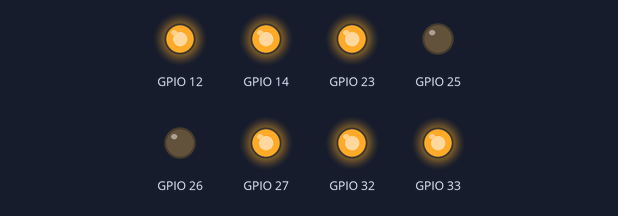
Recording of a sketch running on a simulated ESP32. On the bench: output pins drawn as LEDs (lit = HIGH).

Above: at 0.1 s.
At 3.1 s:
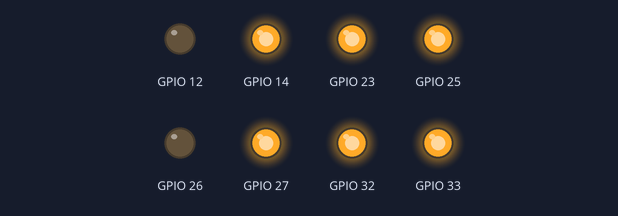
At 9.1 s:
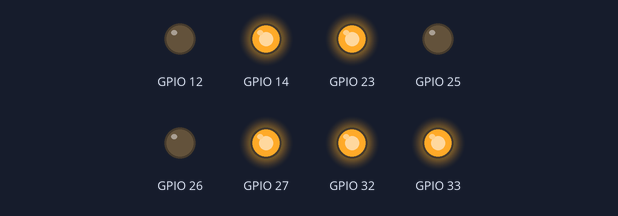
At 12.1 s:
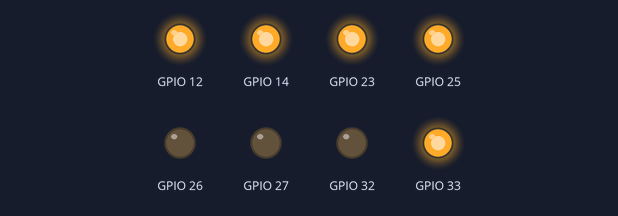
At 15.1 s:
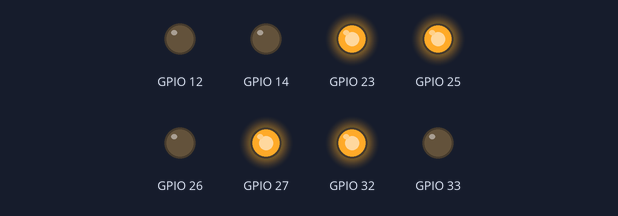
At 30.1 s:
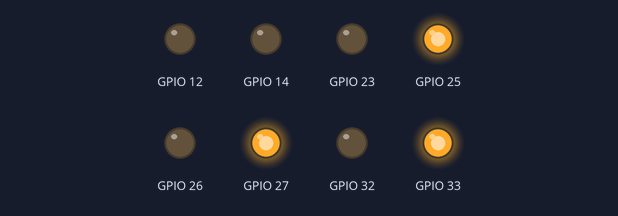
Timing chart, 0 to 40.0 s (numbered marks = the images above):
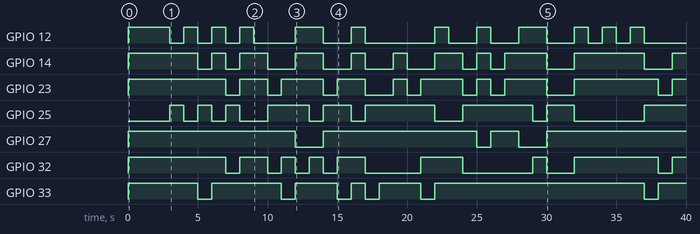

The sketch:

i-am-a-lazy-programmer-plz-identify-the-location.ino
```cpp
// I am a noob programmer. I only can write a stupid and verbose code ;(

void turnOffAll(){
  digitalWrite(12, LOW);
  digitalWrite(14, LOW);
  digitalWrite(27, LOW);
  digitalWrite(26, LOW);
  digitalWrite(25, LOW);
  digitalWrite(33, LOW);
  digitalWrite(32, LOW);
  digitalWrite(23, LOW);
}

void setup() {
  pinMode(12, OUTPUT);
  pinMode(14, OUTPUT);
  pinMode(27, OUTPUT);
  pinMode(26, OUTPUT);
  pinMode(25, OUTPUT);
  pinMode(33, OUTPUT);
  pinMode(32, OUTPUT);
  pinMode(23, OUTPUT);
}

void loop() {
  turnOffAll();
  digitalWrite(12, HIGH);
  digitalWrite(14, HIGH);
  digitalWrite(27, HIGH);
  digitalWrite(33, HIGH);
  digitalWrite(32, HIGH);
  digitalWrite(23, HIGH);
  delay(1000);
  turnOffAll();
  digitalWrite(12, HIGH);
  digitalWrite(14, HIGH);
  digitalWrite(27, HIGH);
  digitalWrite(33, HIGH);
  digitalWrite(32, HIGH);
  digitalWrite(23, HIGH);
  delay(1000);
  turnOffAll();
  digitalWrite(12, HIGH);
  digitalWrite(14, HIGH);
  digitalWrite(27, HIGH);
  digitalWrite(33, HIGH);
  digitalWrite(32, HIGH);
  digitalWrite(23, HIGH);
  delay(1000);
  turnOffAll();
  digitalWrite(14, HIGH);
  digitalWrite(27, HIGH);
  digitalWrite(25, HIGH);
  digitalWrite(33, HIGH);
  digitalWrite(32, HIGH);
  digitalWrite(23, HIGH);
  delay(1000);
  turnOffAll();
  digitalWrite(12, HIGH);
  digitalWrite(14, HIGH);
  digitalWrite(27, HIGH);
  digitalWrite(33, HIGH);
  digitalWrite(32, HIGH);
  digitalWrite(23, HIGH);
  delay(1000);
  turnOffAll();
  digitalWrite(27, HIGH);
  digitalWrite(25, HIGH);
  digitalWrite(32, HIGH);
  digitalWrite(23, HIGH);
  delay(1000);
  turnOffAll();
  digitalWrite(12, HIGH);
  digitalWrite(14, HIGH);
  digitalWrite(27, HIGH);
  digitalWrite(33, HIGH);
  digitalWrite(32, HIGH);
  digitalWrite(23, HIGH);
  delay(1000);
  turnOffAll();
  digitalWrite(27, HIGH);
  digitalWrite(25, HIGH);
  digitalWrite(33, HIGH);
  delay(1000);
  turnOffAll();
  digitalWrite(12, HIGH);
  digitalWrite(14, HIGH);
  digitalWrite(27, HIGH);
  digitalWrite(33, HIGH);
  digitalWrite(32, HIGH);
  digitalWrite(23, HIGH);
  delay(1000);
  turnOffAll();
  digitalWrite(14, HIGH);
  digitalWrite(27, HIGH);
  digitalWrite(33, HIGH);
  digitalWrite(32, HIGH);
  digitalWrite(23, HIGH);
  delay(1000);
  turnOffAll();
  digitalWrite(27, HIGH);
  digitalWrite(25, HIGH);
  digitalWrite(33, HIGH);
  delay(1000);
  turnOffAll();
  digitalWrite(27, HIGH);
  digitalWrite(25, HIGH);
  digitalWrite(32, HIGH);
  digitalWrite(23, HIGH);
  delay(1000);
  turnOffAll();
  digitalWrite(12, HIGH);
  digitalWrite(14, HIGH);
  digitalWrite(25, HIGH);
  digitalWrite(33, HIGH);
  digitalWrite(23, HIGH);
  delay(1000);
  turnOffAll();
  digitalWrite(12, HIGH);
  digitalWrite(14, HIGH);
  digitalWrite(33, HIGH);
  digitalWrite(32, HIGH);
  digitalWrite(23, HIGH);
  delay(1000);
  turnOffAll();
  digitalWrite(27, HIGH);
  digitalWrite(25, HIGH);
  digitalWrite(33, HIGH);
  delay(1000);
  turnOffAll();
  digitalWrite(27, HIGH);
  digitalWrite(25, HIGH);
  digitalWrite(32, HIGH);
  digitalWrite(23, HIGH);
  delay(1000);
  turnOffAll();
  digitalWrite(12, HIGH);
  digitalWrite(14, HIGH);
  digitalWrite(27, HIGH);
  digitalWrite(33, HIGH);
  digitalWrite(32, HIGH);
  digitalWrite(23, HIGH);
  delay(1000);
  turnOffAll();
  digitalWrite(27, HIGH);
  digitalWrite(25, HIGH);
  delay(1000);
  turnOffAll();
  digitalWrite(27, HIGH);
  digitalWrite(25, HIGH);
  digitalWrite(33, HIGH);
  delay(1000);
  turnOffAll();
  digitalWrite(14, HIGH);
  digitalWrite(27, HIGH);
  digitalWrite(25, HIGH);
  digitalWrite(33, HIGH);
  digitalWrite(23, HIGH);
  delay(1000);
  turnOffAll();
  digitalWrite(27, HIGH);
  digitalWrite(25, HIGH);
  digitalWrite(33, HIGH);
  delay(1000);
  turnOffAll();
  digitalWrite(27, HIGH);
  digitalWrite(25, HIGH);
  digitalWrite(32, HIGH);
  digitalWrite(23, HIGH);
  delay(1000);
  turnOffAll();
  digitalWrite(12, HIGH);
  digitalWrite(14, HIGH);
  digitalWrite(27, HIGH);
  digitalWrite(33, HIGH);
  digitalWrite(32, HIGH);
  digitalWrite(23, HIGH);
  delay(1000);
  turnOffAll();
  digitalWrite(14, HIGH);
  digitalWrite(27, HIGH);
  digitalWrite(33, HIGH);
  digitalWrite(32, HIGH);
  digitalWrite(23, HIGH);
  delay(1000);
  turnOffAll();
  digitalWrite(27, HIGH);
  digitalWrite(25, HIGH);
  digitalWrite(33, HIGH);
  delay(1000);
  turnOffAll();
  digitalWrite(12, HIGH);
  digitalWrite(14, HIGH);
  digitalWrite(25, HIGH);
  digitalWrite(33, HIGH);
  digitalWrite(23, HIGH);
  delay(1000);
  turnOffAll();
  digitalWrite(27, HIGH);
  digitalWrite(25, HIGH);
  digitalWrite(33, HIGH);
  delay(1000);
  turnOffAll();
  digitalWrite(14, HIGH);
  digitalWrite(27, HIGH);
  digitalWrite(25, HIGH);
  digitalWrite(33, HIGH);
  digitalWrite(23, HIGH);
  delay(1000);
  turnOffAll();
  digitalWrite(12, HIGH);
  digitalWrite(14, HIGH);
  digitalWrite(25, HIGH);
  digitalWrite(33, HIGH);
  digitalWrite(23, HIGH);
  delay(1000);
  turnOffAll();
  digitalWrite(12, HIGH);
  digitalWrite(14, HIGH);
  digitalWrite(33, HIGH);
  digitalWrite(32, HIGH);
  digitalWrite(23, HIGH);
  delay(1000);
  turnOffAll();
  digitalWrite(27, HIGH);
  digitalWrite(25, HIGH);
  digitalWrite(33, HIGH);
  delay(1000);
  turnOffAll();
  digitalWrite(27, HIGH);
  digitalWrite(25, HIGH);
  digitalWrite(33, HIGH);
  delay(1000);
  turnOffAll();
  digitalWrite(12, HIGH);
  digitalWrite(14, HIGH);
  digitalWrite(27, HIGH);
  digitalWrite(33, HIGH);
  digitalWrite(32, HIGH);
  digitalWrite(23, HIGH);
  delay(1000);
  turnOffAll();
  digitalWrite(14, HIGH);
  digitalWrite(27, HIGH);
  digitalWrite(33, HIGH);
  digitalWrite(32, HIGH);
  digitalWrite(23, HIGH);
  delay(1000);
  turnOffAll();
  digitalWrite(12, HIGH);
  digitalWrite(14, HIGH);
  digitalWrite(27, HIGH);
  digitalWrite(33, HIGH);
  digitalWrite(32, HIGH);
  digitalWrite(23, HIGH);
  delay(1000);
  turnOffAll();
  digitalWrite(14, HIGH);
  digitalWrite(27, HIGH);
  digitalWrite(33, HIGH);
  digitalWrite(32, HIGH);
  digitalWrite(23, HIGH);
  delay(1000);
  turnOffAll();
  digitalWrite(12, HIGH);
  digitalWrite(14, HIGH);
  digitalWrite(27, HIGH);
  digitalWrite(33, HIGH);
  digitalWrite(32, HIGH);
  digitalWrite(23, HIGH);
  delay(1000);
  turnOffAll();
  digitalWrite(27, HIGH);
  digitalWrite(25, HIGH);
  digitalWrite(32, HIGH);
  digitalWrite(23, HIGH);
  delay(1000);
  turnOffAll();
  digitalWrite(27, HIGH);
  digitalWrite(25, HIGH);
  digitalWrite(33, HIGH);
  delay(1000);
  turnOffAll();
  digitalWrite(14, HIGH);
  digitalWrite(27, HIGH);
  digitalWrite(25, HIGH);
  digitalWrite(33, HIGH);
  digitalWrite(32, HIGH);
  digitalWrite(23, HIGH);
  delay(1000);
}

// If you live in Japan, you can print a diagram:)
```

Measured:
- by itself, GPIO 12: LOW → HIGH at 0.00 s, → LOW 3.0 s later, → HIGH 1.0 s later, → LOW 1.0 s later, … (24 changes in this stretch)
- by itself, GPIO 14: LOW → HIGH at 0.00 s, → LOW 5.0 s later, → HIGH 1.0 s later, → LOW 1.0 s later, … (21 changes in this stretch)
- by itself, GPIO 23: LOW → HIGH at 0.00 s, → LOW 7.0 s later, → HIGH 1.0 s later, → LOW 2.0 s later, … (19 changes in this stretch)
- by itself, GPIO 25: LOW → HIGH at 3.0 s, → LOW 1.0 s later, → HIGH 1.0 s later, → LOW 1.0 s later, … (17 changes in this stretch)
- by itself, GPIO 27: goes HIGH 12.0 s, LOW 2.0 s, HIGH 11.0 s, LOW 1.0 s, HIGH 2.0 s, LOW 2.0 s, then HIGH
- by itself, GPIO 32: LOW → HIGH at 0.00 s, → LOW 7.0 s later, → HIGH 1.0 s later, → LOW 2.0 s later, … (17 changes in this stretch)
- by itself, GPIO 33: LOW → HIGH at 0.00 s, → LOW 5.0 s later, → HIGH 1.0 s later, → LOW 5.0 s later, … (13 changes in this stretch)
